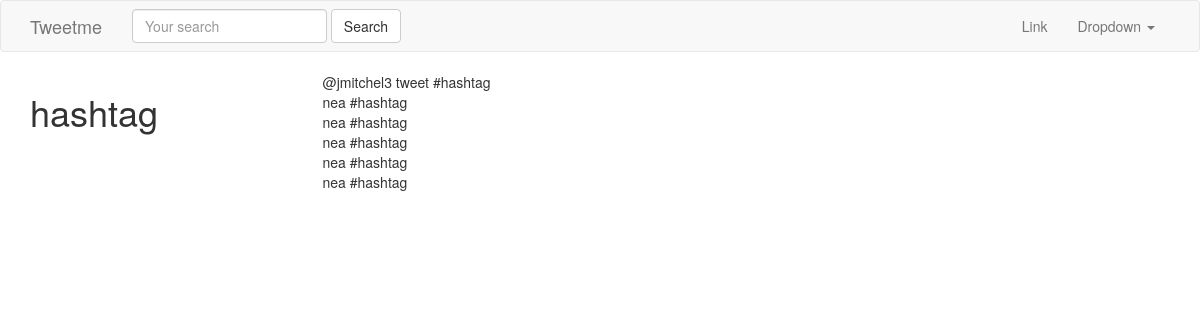
The app's page /tags/hashtag/, older data.
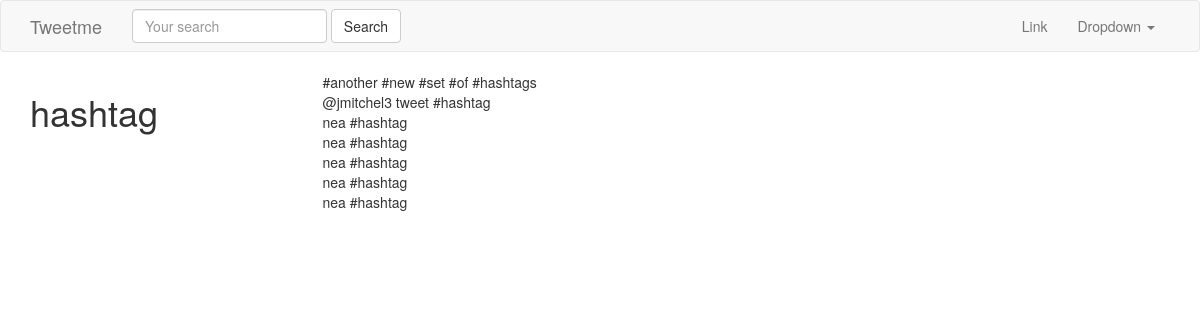
The same page, newer data.
### tweets/models.py (models this page shows, shortened)
class Tweet(models.Model):
    parent      = models.ForeignKey("self", blank=True, null=True)
    user        = models.ForeignKey(settings.AUTH_USER_MODEL)
    content     = models.CharField(max_length=140, validators=[validate_content])
    liked       = models.ManyToManyField(settings.AUTH_USER_MODEL, blank=True, related_name='liked')
    updated     = models.DateTimeField(auto_now=True)
    timestamp   = models.DateTimeField(auto_now_add=True)
    objects = TweetManager()
    class Meta:
        ordering = ['-timestamp']

### hashtags/views.py (the view)
# urls.py: url(r'^tags/(?P<hashtag>.*)/$', HashTagView.as_view(), name='hashtag'),
class HashTagView(View):
    def get(self, request, hashtag, *args, **kwargs):
        obj, created = HashTag.objects.get_or_create(tag=hashtag)
        return render(request, 'hashtags/tag_view.html', {"obj": obj})

### hashtags/models.py (called while the page is built)
    def get_tweets(self):
        return Tweet.objects.filter(content__icontains="#" + self.tag)

### hashtags/templates/hashtags/tag_view.html
{% extends "base.html" %}
{% block content %}
    <div class='row'>
        <div class='col-sm-3 col-xs-12'>
        <h1>{{ obj.tag }}</h1>
        </div>
        <div class='col-sm-9 '>
          {% for tweet in obj.get_tweets %}
          {{ tweet.content }} <br/>
          {% endfor %}
        </div>
    </div>
{% endblock content %}

Row changes from the older to the newer data that the page shows:
added Tweet: content "#another #new #set #of #hashtags"
